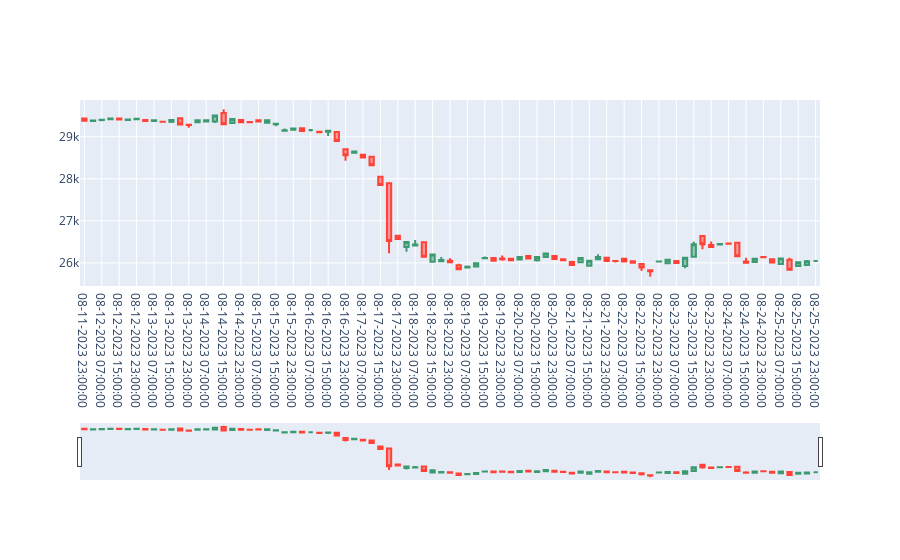

Notebook code cell kept with this figure:
### Code cell
#generamos una grafica de ohlc de la criptomoneda bitcoin  por fecha
import plotly.express as px
import plotly.graph_objects as go
import pandas as pd
fig = go.Figure(data=[go.Candlestick(x=ohlcDataFrame['Date'],
                open=ohlcDataFrame['Open'],
                high=ohlcDataFrame['High'],
                low=ohlcDataFrame['Low'],
                close=ohlcDataFrame['Close'])])
fig.show()
